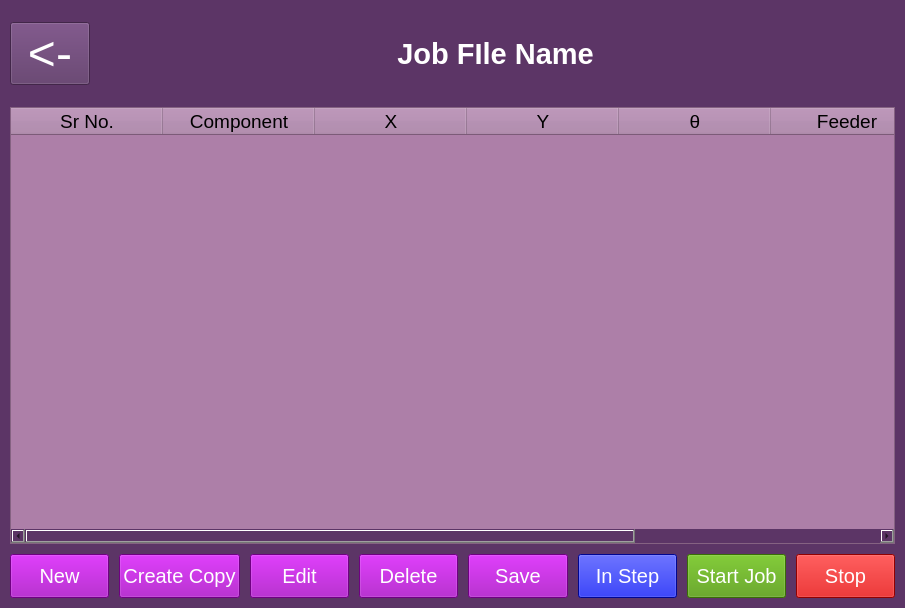
<?xml version="1.0" encoding="UTF-8"?>
<ui version="4.0">
 <class>MainWindow</class>
 <widget class="QMainWindow" name="MainWindow">
  <property name="geometry">
   <rect>
    <x>0</x>
    <y>0</y>
    <width>905</width>
    <height>608</height>
   </rect>
  </property>
  <property name="windowTitle">
   <string>MainWindow</string>
  </property>
  <property name="styleSheet">
   <string notr="true">
background-color: rgb(92, 53, 102);
</string>
  </property>
  <widget class="QWidget" name="centralwidget">
   <layout class="QVBoxLayout" name="verticalLayout_2">
    <property name="spacing">
     <number>0</number>
    </property>
    <property name="leftMargin">
     <number>10</number>
    </property>
    <property name="topMargin">
     <number>10</number>
    </property>
    <property name="rightMargin">
     <number>10</number>
    </property>
    <property name="bottomMargin">
     <number>10</number>
    </property>
    <item>
     <layout class="QVBoxLayout" name="verticalLayout" stretch="2,10,1">
      <property name="spacing">
       <number>10</number>
      </property>
      <item>
       <layout class="QHBoxLayout" name="topHorizontalLayout" stretch="1,4,6,3,1">
        <property name="spacing">
         <number>40</number>
        </property>
        <property name="leftMargin">
         <number>0</number>
        </property>
        <property name="topMargin">
         <number>0</number>
        </property>
        <property name="rightMargin">
         <number>0</number>
        </property>
        <property name="bottomMargin">
         <number>0</number>
        </property>
        <item>
         <widget class="QPushButton" name="backButton">
          <property name="font">
           <font>
            <pointsize>36</pointsize>
            <weight>50</weight>
            <bold>false</bold>
           </font>
          </property>
          <property name="styleSheet">
           <string notr="true">QPushButton {
	background-color: rgb(092, 53, 102);

color:rgb(255, 255, 255);
}

</string>
          </property>
          <property name="text">
           <string>&lt;-</string>
          </property>
         </widget>
        </item>
        <item>
         <spacer name="horizontalSpacer">
          <property name="orientation">
           <enum>Qt::Horizontal</enum>
          </property>
          <property name="sizeHint" stdset="0">
           <size>
            <width>40</width>
            <height>20</height>
           </size>
          </property>
         </spacer>
        </item>
        <item>
         <widget class="QLabel" name="jobFileNameLabel">
          <property name="sizePolicy">
           <sizepolicy hsizetype="Preferred" vsizetype="Preferred">
            <horstretch>0</horstretch>
            <verstretch>0</verstretch>
           </sizepolicy>
          </property>
          <property name="font">
           <font>
            <pointsize>22</pointsize>
            <weight>75</weight>
            <bold>true</bold>
           </font>
          </property>
          <property name="styleSheet">
           <string notr="true">QLabel {color: rgb(255, 255, 255);}</string>
          </property>
          <property name="text">
           <string>      Job FIle Name</string>
          </property>
         </widget>
        </item>
        <item>
         <spacer name="horizontalSpacer_2">
          <property name="orientation">
           <enum>Qt::Horizontal</enum>
          </property>
          <property name="sizeHint" stdset="0">
           <size>
            <width>40</width>
            <height>20</height>
           </size>
          </property>
         </spacer>
        </item>
        <item>
         <spacer name="horizontalSpacer_3">
          <property name="orientation">
           <enum>Qt::Horizontal</enum>
          </property>
          <property name="sizeHint" stdset="0">
           <size>
            <width>40</width>
            <height>20</height>
           </size>
          </property>
         </spacer>
        </item>
       </layout>
      </item>
      <item>
       <widget class="QTableWidget" name="tableViewWidget">
        <property name="styleSheet">
         <string notr="true">color: rgb(0, 0, 0);
background-color: rgb(173, 127, 168);</string>
        </property>
        <property name="lineWidth">
         <number>1</number>
        </property>
        <property name="showGrid">
         <bool>true</bool>
        </property>
        <property name="cornerButtonEnabled">
         <bool>false</bool>
        </property>
        <attribute name="horizontalHeaderDefaultSectionSize">
         <number>152</number>
        </attribute>
        <column>
         <property name="text">
          <string>Sr No.</string>
         </property>
         <property name="font">
          <font>
           <pointsize>14</pointsize>
          </font>
         </property>
        </column>
        <column>
         <property name="text">
          <string>Component</string>
         </property>
         <property name="font">
          <font>
           <pointsize>14</pointsize>
          </font>
         </property>
        </column>
        <column>
         <property name="text">
          <string>X</string>
         </property>
         <property name="font">
          <font>
           <pointsize>14</pointsize>
          </font>
         </property>
        </column>
        <column>
         <property name="text">
          <string>Y</string>
         </property>
         <property name="font">
          <font>
           <pointsize>14</pointsize>
          </font>
         </property>
        </column>
        <column>
         <property name="text">
          <string>θ</string>
         </property>
         <property name="font">
          <font>
           <pointsize>14</pointsize>
          </font>
         </property>
        </column>
        <column>
         <property name="text">
          <string>Feeder</string>
         </property>
         <property name="font">
          <font>
           <pointsize>14</pointsize>
          </font>
         </property>
        </column>
        <column>
         <property name="text">
          <string>Enabled?</string>
         </property>
         <property name="font">
          <font>
           <pointsize>14</pointsize>
          </font>
         </property>
        </column>
       </widget>
      </item>
      <item>
       <layout class="QHBoxLayout" name="bottomHorizontalLayout">
        <property name="spacing">
         <number>10</number>
        </property>
        <property name="leftMargin">
         <number>0</number>
        </property>
        <property name="topMargin">
         <number>0</number>
        </property>
        <property name="rightMargin">
         <number>0</number>
        </property>
        <property name="bottomMargin">
         <number>0</number>
        </property>
        <item>
         <widget class="QPushButton" name="newButton">
          <property name="sizePolicy">
           <sizepolicy hsizetype="Minimum" vsizetype="Minimum">
            <horstretch>0</horstretch>
            <verstretch>0</verstretch>
           </sizepolicy>
          </property>
          <property name="font">
           <font>
            <pointsize>15</pointsize>
           </font>
          </property>
          <property name="styleSheet">
           <string notr="true">QPushButton {


	background-color: rgb(157, 0, 183);
color:rgb(255, 255, 255);
}</string>
          </property>
          <property name="text">
           <string>New</string>
          </property>
         </widget>
        </item>
        <item>
         <widget class="QPushButton" name="createCopyButton">
          <property name="sizePolicy">
           <sizepolicy hsizetype="Minimum" vsizetype="Minimum">
            <horstretch>0</horstretch>
            <verstretch>0</verstretch>
           </sizepolicy>
          </property>
          <property name="font">
           <font>
            <pointsize>15</pointsize>
           </font>
          </property>
          <property name="styleSheet">
           <string notr="true">QPushButton {


	background-color: rgb(157, 0, 183);
color:rgb(255, 255, 255);
}</string>
          </property>
          <property name="text">
           <string>Create Copy</string>
          </property>
         </widget>
        </item>
        <item>
         <widget class="QPushButton" name="editButton">
          <property name="sizePolicy">
           <sizepolicy hsizetype="Minimum" vsizetype="Minimum">
            <horstretch>0</horstretch>
            <verstretch>0</verstretch>
           </sizepolicy>
          </property>
          <property name="font">
           <font>
            <pointsize>15</pointsize>
           </font>
          </property>
          <property name="styleSheet">
           <string notr="true">QPushButton {


	background-color: rgb(157, 0, 183);
color:rgb(255, 255, 255);
}</string>
          </property>
          <property name="text">
           <string>Edit</string>
          </property>
         </widget>
        </item>
        <item>
         <widget class="QPushButton" name="deleteButton">
          <property name="sizePolicy">
           <sizepolicy hsizetype="Minimum" vsizetype="Minimum">
            <horstretch>0</horstretch>
            <verstretch>0</verstretch>
           </sizepolicy>
          </property>
          <property name="font">
           <font>
            <pointsize>15</pointsize>
           </font>
          </property>
          <property name="styleSheet">
           <string notr="true">QPushButton {


	background-color: rgb(157, 0, 183);
color:rgb(255, 255, 255);
}</string>
          </property>
          <property name="text">
           <string>Delete</string>
          </property>
         </widget>
        </item>
        <item>
         <widget class="QPushButton" name="saveButton">
          <property name="sizePolicy">
           <sizepolicy hsizetype="Minimum" vsizetype="Minimum">
            <horstretch>0</horstretch>
            <verstretch>0</verstretch>
           </sizepolicy>
          </property>
          <property name="font">
           <font>
            <pointsize>15</pointsize>
           </font>
          </property>
          <property name="styleSheet">
           <string notr="true">QPushButton {


	background-color: rgb(157, 0, 183);
color:rgb(255, 255, 255);
}</string>
          </property>
          <property name="text">
           <string>Save</string>
          </property>
         </widget>
        </item>
        <item>
         <widget class="QPushButton" name="inStepButton">
          <property name="sizePolicy">
           <sizepolicy hsizetype="Minimum" vsizetype="Minimum">
            <horstretch>0</horstretch>
            <verstretch>0</verstretch>
           </sizepolicy>
          </property>
          <property name="font">
           <font>
            <pointsize>15</pointsize>
           </font>
          </property>
          <property name="styleSheet">
           <string notr="true">QPushButton {

	background-color: rgb(0, 8, 204);


color:rgb(255, 255, 255);
}</string>
          </property>
          <property name="text">
           <string>In Step</string>
          </property>
         </widget>
        </item>
        <item>
         <widget class="QPushButton" name="startJobButton">
          <property name="sizePolicy">
           <sizepolicy hsizetype="Minimum" vsizetype="Minimum">
            <horstretch>0</horstretch>
            <verstretch>0</verstretch>
           </sizepolicy>
          </property>
          <property name="font">
           <font>
            <pointsize>15</pointsize>
           </font>
          </property>
          <property name="styleSheet">
           <string notr="true">QPushButton {

	
	background-color: rgb(78, 154, 6);

color:rgb(255, 255, 255);
}</string>
          </property>
          <property name="text">
           <string>Start Job</string>
          </property>
         </widget>
        </item>
        <item>
         <widget class="QPushButton" name="stopButton">
          <property name="sizePolicy">
           <sizepolicy hsizetype="Minimum" vsizetype="Minimum">
            <horstretch>0</horstretch>
            <verstretch>0</verstretch>
           </sizepolicy>
          </property>
          <property name="font">
           <font>
            <pointsize>15</pointsize>
           </font>
          </property>
          <property name="styleSheet">
           <string notr="true">QPushButton {

	
	background-color: rgb(204, 0, 0);

color:rgb(255, 255, 255);
}</string>
          </property>
          <property name="text">
           <string>Stop</string>
          </property>
         </widget>
        </item>
       </layout>
      </item>
     </layout>
    </item>
   </layout>
  </widget>
 </widget>
 <resources/>
 <connections/>
</ui>
